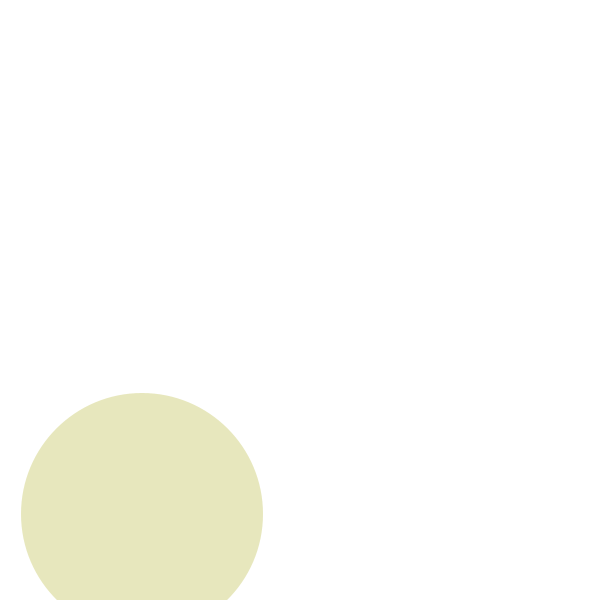
Frame 1 (no input)
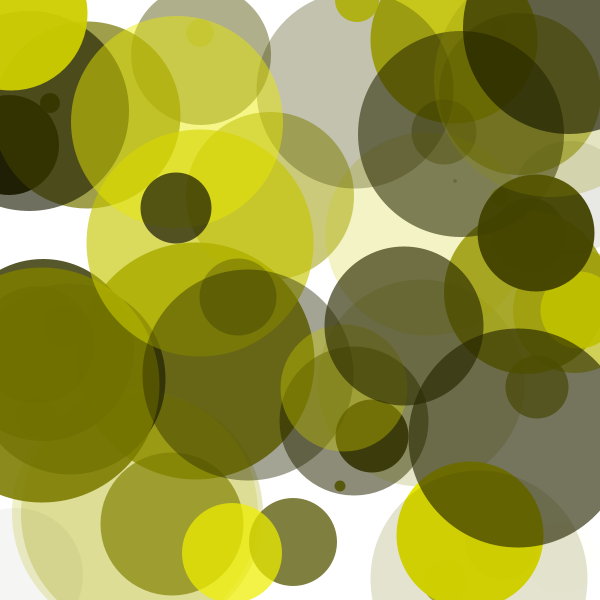
Frame 60 (the mouse pressed at the canvas centre just before this capture)
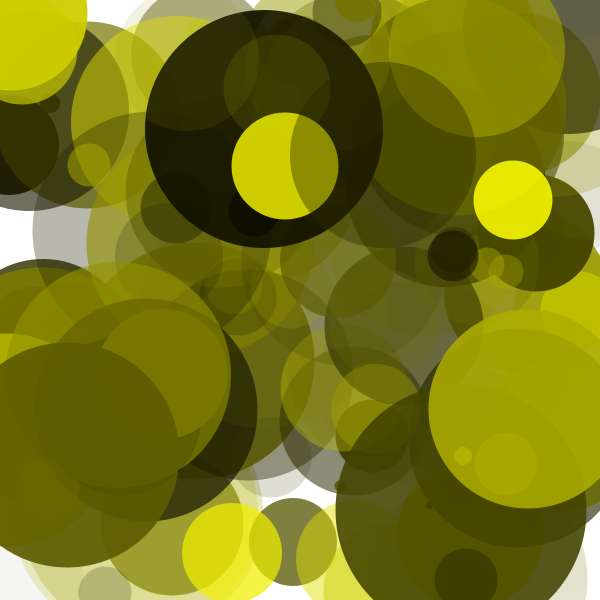
Frame 120 (the mouse held since frame 60 and released just before this capture)

The Processing sketch that drew these frames (run headless with seeded random() and noise(); from frame 60 on, the mouse is pressed at the canvas centre):

// Processing sketch: Class2_2
// ── Class2_2.pde
int x = 0;
int y = 0;
int r = 0;
int i = 0;
void setup(){
  size(600,600);
    background(255);
    frameRate(30);
}

void draw(){
  noStroke();
  i = (int)random(0,255);
  fill(i,i,0,(int)random(0,255));
  r = (int)random(0,255);
  ellipse((int)random(0,600),(int)random(0,600),r,r);
}
